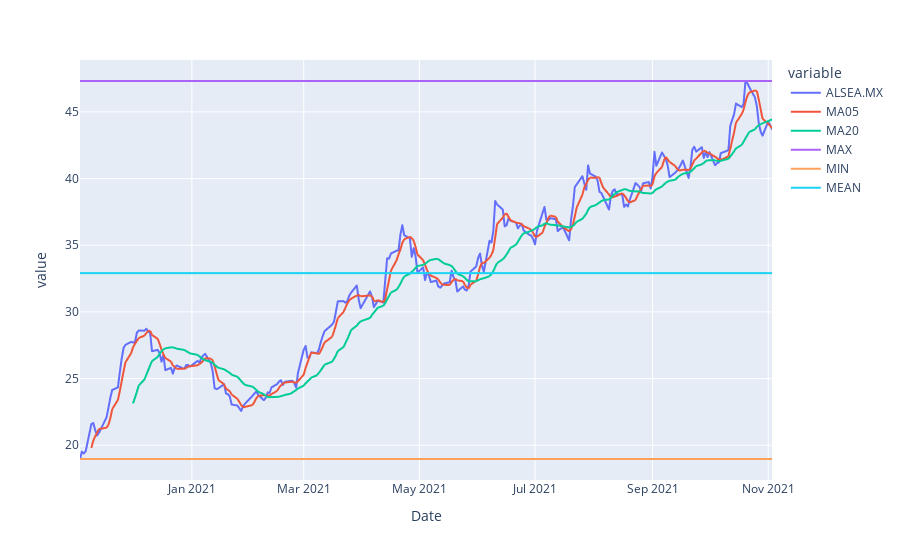

The cell this chart's notebook holds for it:
### Code cell
# NACIONAL
x = input('Introduce un ticker ') + '.MX'
data = df_nac[x]
analysis = pd.DataFrame(data)
analysis['MA05'] = analysis[x].rolling(5).mean()
analysis['MA20'] = analysis[x].rolling(20).mean()
analysis['MAX'] = df_nac[x].max()
analysis['MIN'] = df_nac[x].min()
analysis['MEAN'] = df_nac[x].mean()
px.line(analysis)

### Figure 1 — Plotly figure (JSON) as saved in the notebook; plotly's stock layout.template omitted (floating-point values rounded to 4 significant figures; data arrays with more than 128 entries replaced by an {"elided": "..."} marker saying what was removed)
{"data": [{"hovertemplate": "variable=ALSEA.MX<br>Date=%{x}<br>value=%{y}<extra></extra>", "legendgroup": "ALSEA.MX", "line": {"color": "#636efa", "dash": "solid"}, "mode": "lines", "name": "ALSEA.MX", "showlegend": true, "type": "scattergl", "x": {"elided": "253 str values"}, "xaxis": "x", "y": {"elided": "253 float values"}, "yaxis": "y"}, {"hovertemplate": "variable=MA05<br>Date=%{x}<br>value=%{y}<extra></extra>", "legendgroup": "MA05", "line": {"color": "#EF553B", "dash": "solid"}, "mode": "lines", "name": "MA05", "showlegend": true, "type": "scattergl", "x": {"elided": "253 str values"}, "xaxis": "x", "y": {"elided": "253 float values"}, "yaxis": "y"}, {"hovertemplate": "variable=MA20<br>Date=%{x}<br>value=%{y}<extra></extra>", "legendgroup": "MA20", "line": {"color": "#00cc96", "dash": "solid"}, "mode": "lines", "name": "MA20", "showlegend": true, "type": "scattergl", "x": {"elided": "253 str values"}, "xaxis": "x", "y": {"elided": "253 float values"}, "yaxis": "y"}, {"hovertemplate": "variable=MAX<br>Date=%{x}<br>value=%{y}<extra></extra>", "legendgroup": "MAX", "line": {"color": "#ab63fa", "dash": "solid"}, "mode": "lines", "name": "MAX", "showlegend": true, "type": "scattergl", "x": {"elided": "253 str values"}, "xaxis": "x", "y": {"elided": "253 float values"}, "yaxis": "y"}, {"hovertemplate": "variable=MIN<br>Date=%{x}<br>value=%{y}<extra></extra>", "legendgroup": "MIN", "line": {"color": "#FFA15A", "dash": "solid"}, "mode": "lines", "name": "MIN", "showlegend": true, "type": "scattergl", "x": {"elided": "253 str values"}, "xaxis": "x", "y": {"elided": "253 float values"}, "yaxis": "y"}, {"hovertemplate": "variable=MEAN<br>Date=%{x}<br>value=%{y}<extra></extra>", "legendgroup": "MEAN", "line": {"color": "#19d3f3", "dash": "solid"}, "mode": "lines", "name": "MEAN", "showlegend": true, "type": "scattergl", "x": {"elided": "253 str values"}, "xaxis": "x", "y": {"elided": "253 float values"}, "yaxis": "y"}], "layout": {"legend": {"title": {"text": "variable"}, "tracegroupgap": 0}, "margin": {"t": 60}, "xaxis": {"anchor": "y", "domain": [0, 1], "title": {"text": "Date"}}, "yaxis": {"anchor": "x", "domain": [0, 1], "title": {"text": "value"}}}}
